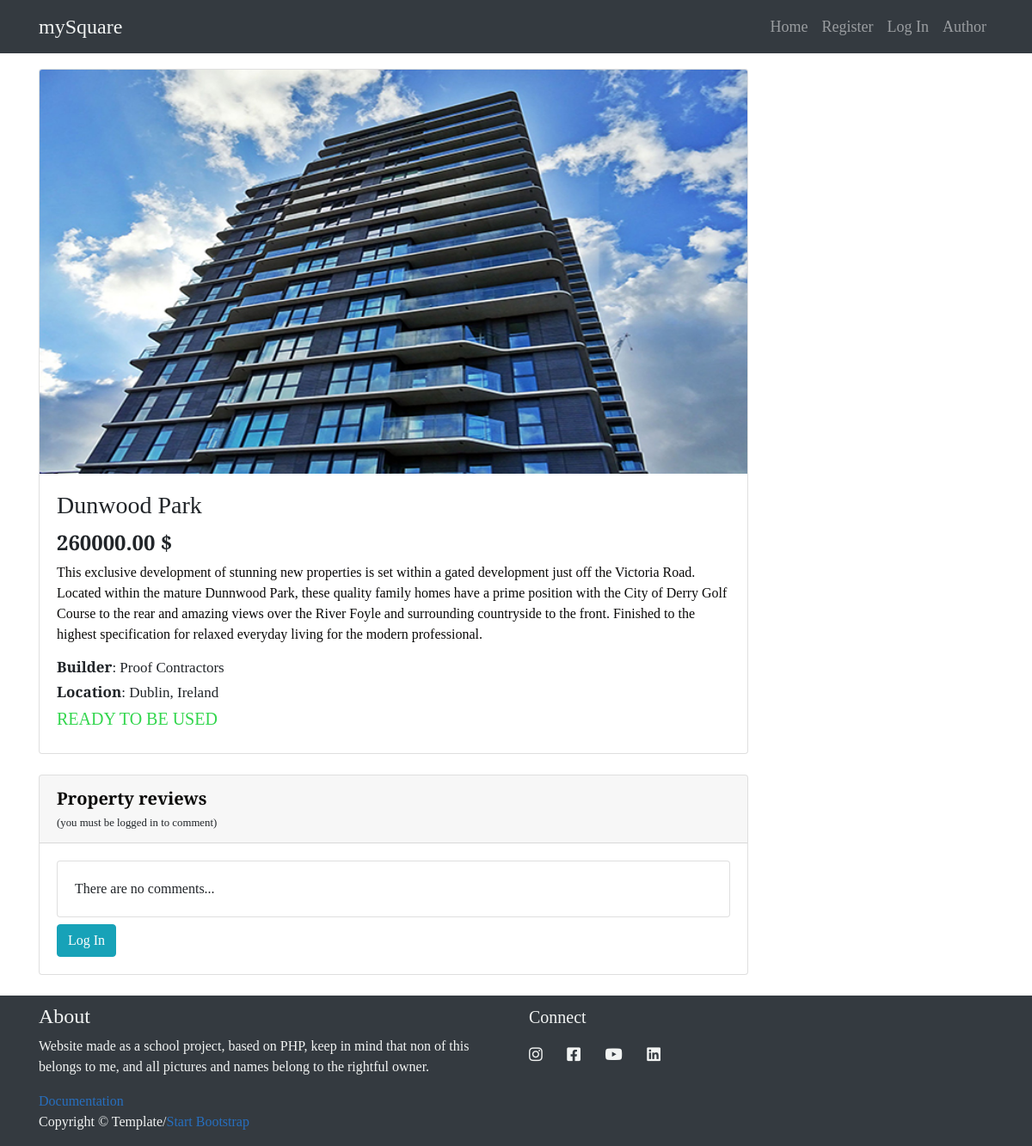
/index.php?page=building&&id=2, run on the app's committed database.
### tables this page shows
CREATE TABLE `navigation` (
  `navId` int(11) NOT NULL,
  `navName` varchar(32) NOT NULL,
  `href` varchar(99) NOT NULL
);

CREATE TABLE `buildings` (
  `buildingId` int(11) NOT NULL,
  `categoryid` int(11) NOT NULL,
  `builderid` int(11) NOT NULL,
  `name` varchar(29) NOT NULL,
  `info` text NOT NULL,
  `price` decimal(10,2) NOT NULL,
  `location` varchar(99) NOT NULL,
  `underconstruction` bit(1) NOT NULL
);

CREATE TABLE `picture` (
  `buildingId` int(11) NOT NULL,
  `src` varchar(99) NOT NULL,
  `alt` varchar(22) NOT NULL
);

CREATE TABLE `builder` (
  `builderId` int(11) NOT NULL,
  `builderName` varchar(99) NOT NULL,
  `builderEmail` varchar(99) NOT NULL,
  `builderCity` varchar(29) NOT NULL,
  `builderCountry` varchar(29) NOT NULL
);

### models/navigacija/getnav.php (called while the page is built, shortened)
<?php
    function nav_izlogovan(){
        require "config/connection.php";
        $element1 = "Home";
        $element2 = "Register";
        $element3 = "Log In";
        $element4 = "Author";
        if($conn){
            $upit = "SELECT navName as naziv,href as href FROM navigation WHERE navName IN (:element1,:element2,:element3,:element4)";
            $action = $conn->prepare($upit);
            $action->bindParam(":element1",$element1);
            $action->bindParam(":element2",$element2);
            $action->bindParam(":element3",$element3);
            $action->bindParam(":element4",$element4);
            try{
                $uspeh = $action->execute();
                if($uspeh){
                    $elementi = $action->fetchAll();
                    return $elementi;
                }
            }
            catch(PDOException $i){
                echo $i->getMessage();
            }
        }
    }
?>

### models/post/getbuilding.php (called while the page is built)
<?php
        function dohvatiZgradu($id){
            require "config/connection.php";
            $query = "SELECT  b.buildingId as id ,b.name as ime,b.location as lokacija ,b.price as cena ,b.Info as info ,c.builderName as graditelj,b.underconstruction as konstrukcija,p.src as src,p.alt as alt FROM buildings b INNER JOIN builder c ON b.builderId = c.builderId INNER JOIN picture p ON b.buildingid = p.buildingid WHERE b.buildingId = :id";
            $dohvati = $conn->prepare($query);
            $dohvati->bindParam(":id",$id);
            try{
                $akcija = $dohvati->execute();
                $broj = $dohvati->rowCount();
                if(!$akcija ){
                    http_response_code(404);
                }
                else if($broj < 1){
                    header("Location: 404.php");
                }
                else{
                    $zgrada = $dohvati->fetch();
                    return $zgrada;
                }
            }
            catch(PDOException $msg){
                echo $msg;
            }
        }
?>

### views/flexible/building.php (the view, shortened to what this page needs)
<?php
    if(isset($_GET['id'])){
        $id = $_GET['id'];
        include "models/post/getbuilding.php";
        $zgrada = dohvatiZgradu($id);
    }
    else{
        header("Location:../../index.php");
    }
?>
 <div class="container">
<div class="row">
    <div class="col-lg-9">
            <div class="card mt-4">
            <img class="card-img-top img-fluid" src="assets/img/<?php echo $zgrada['src'];?>" alt="<?php echo $zgrada['alt'];?>">
            <div class="card-body">
                <h3 class="card-title naslovzgrade"><?php echo $zgrada['ime'];?></h3>
                <h4 class="cenazgrade"><?php echo $zgrada['cena'];?> $</h4>
                <p class="card-text"><?php echo $zgrada['info'];?></p>
                <h6 class="ozgradi"><b>Builder</b>: <?php echo $zgrada['graditelj'];?></h6>
                <h6 class="ozgradi"><b>Location</b>: <?php echo $zgrada['lokacija'];?></h6>
                <h6>
                    <?php
                        $konstrukcija = $zgrada['konstrukcija'];
                        if($konstrukcija){
                            echo "<del>READY TO BE USED</del>";
                        }
                        else{
                            echo "<h5 class='spremno'>READY TO BE USED</h5>";
                        }
                    ?>
                </h6>
            </div>
            </div>
            <div class="card card-outline-secondary my-4">
                <div class="card-header">
                    <span id="naslov-komentar">Property reviews</span></br>
                    <small>(you must be logged in to comment)</small>
                </div>
                <div class="card-body">
                    <?php
                        include "models/komentari/dohvaranjekom.php";
                    ?>
                    <?php
                        if(isset($_SESSION['user'])){
                           dmgKom($id);
                        }
                        else{
                            echo '<a href="index.php?page=login" class="btn btn-info">Log In</a>';
                        }
                    ?>
                </div>
                </div>
    </div>
</div>
</div>

### views/fixed/nav.php (shortened to what this page needs)
<?php
  include "models/navigacija/getnav.php";
  $nav_izlogovan = nav_izlogovan();
?>
<nav class="navbar navbar-expand-lg navbar-dark bg-dark fixed-top">
    <div class="container">
      <a class="navbar-brand" href="index.php">mySquare</a>
      <div class="collapse navbar-collapse" id="navbarResponsive">
            <?php  if(!isset($_SESSION['user'])){?>
              <ul class="navbar-nav ml-auto">
              <?php foreach($nav_izlogovan as $nav) :?>
              <li class="nav-item">
                <a class="nav-link" href="<?=$nav['href']?>"><?=$nav['naziv']?></a>
              </li>
              <?php endforeach; ?>
            </ul>
            <?php } ?>
      </div>
    </div>
  </nav>

### assets/css/main.css (style rules this page uses)
body { padding-top: 56px; font-family: 'Crimson Pro', serif; }
.navbar-dark .navbar-nav .nav-link { font-size: 18px; }
.navbar-dark .navbar-brand { font-size: 24px; }
a { color:#276FBF; }
p { color:#0A0908; }
.navbar-dark .navbar-brand { color:#F2F4F3; }
.spremno { color:rgb(50, 214, 77); font-size: 20px; }
.ozgradi { font-size: 17px; margin-top: 3px; }
#naslov-komentar { font-size: 20px; color:#0A0908; font-weight: bold; }
.bg-dark { background-color: #22333B; }
.cenazgrade { font-weight:bold; }

### data on the page
navigation: navName "Home"
navigation: navName "Register"
navigation: navName "Log In"
navigation: navName "Author"
buildings: picture.src (picture), name "Dunwood Park", price "260000.00", info "This exclusive development of stunning new properties is set within a gated development just off the Victoria Road. Located within the mature Dunnwood Park, these quality family homes have a prime position with the City of Derry Golf Course to the rear and amazing views over the River Foyle and surrounding countryside to the front. Finished to the highest specification for relaxed everyday living for the modern professional.", builderid.builderName "Proof Contractors", location "Dublin, Ireland"
